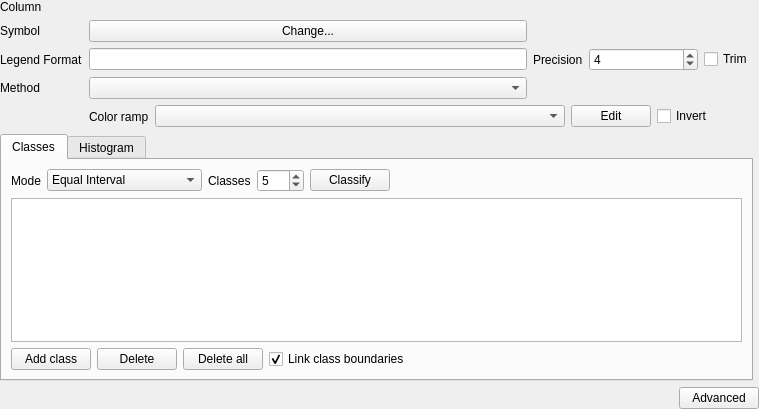
<?xml version="1.0" encoding="UTF-8"?>
<ui version="4.0">
 <class>GraduatedSymbolRendererV2Widget</class>
 <widget class="QWidget" name="GraduatedSymbolRendererV2Widget">
  <property name="geometry">
   <rect>
    <x>0</x>
    <y>0</y>
    <width>759</width>
    <height>409</height>
   </rect>
  </property>
  <layout class="QGridLayout" name="gridLayout" rowstretch="0,1,0">
   <property name="leftMargin">
    <number>0</number>
   </property>
   <property name="topMargin">
    <number>0</number>
   </property>
   <property name="rightMargin">
    <number>0</number>
   </property>
   <property name="bottomMargin">
    <number>0</number>
   </property>
   <item row="1" column="0">
    <widget class="QTabWidget" name="tabWidget">
     <property name="currentIndex">
      <number>0</number>
     </property>
     <widget class="QWidget" name="tab">
      <attribute name="title">
       <string>Classes</string>
      </attribute>
      <layout class="QVBoxLayout" name="verticalLayout">
       <item>
        <layout class="QHBoxLayout" name="horizontalLayout_5">
         <item>
          <widget class="QLabel" name="label_8">
           <property name="text">
            <string>Mode</string>
           </property>
           <property name="buddy">
            <cstring>cboGraduatedMode</cstring>
           </property>
          </widget>
         </item>
         <item>
          <widget class="QComboBox" name="cboGraduatedMode">
           <item>
            <property name="text">
             <string>Equal Interval</string>
            </property>
           </item>
           <item>
            <property name="text">
             <string>Quantile (Equal Count)</string>
            </property>
           </item>
           <item>
            <property name="text">
             <string>Natural Breaks (Jenks)</string>
            </property>
           </item>
           <item>
            <property name="text">
             <string>Standard Deviation</string>
            </property>
           </item>
           <item>
            <property name="text">
             <string>Pretty Breaks</string>
            </property>
           </item>
          </widget>
         </item>
         <item>
          <widget class="QLabel" name="label_5">
           <property name="text">
            <string>Classes</string>
           </property>
           <property name="buddy">
            <cstring>spinGraduatedClasses</cstring>
           </property>
          </widget>
         </item>
         <item>
          <widget class="QSpinBox" name="spinGraduatedClasses">
           <property name="sizePolicy">
            <sizepolicy hsizetype="Minimum" vsizetype="Fixed">
             <horstretch>0</horstretch>
             <verstretch>0</verstretch>
            </sizepolicy>
           </property>
           <property name="minimum">
            <number>1</number>
           </property>
           <property name="maximum">
            <number>999</number>
           </property>
           <property name="value">
            <number>5</number>
           </property>
          </widget>
         </item>
         <item>
          <widget class="QPushButton" name="btnGraduatedClassify">
           <property name="text">
            <string>Classify</string>
           </property>
          </widget>
         </item>
         <item>
          <spacer name="horizontalSpacer_4">
           <property name="orientation">
            <enum>Qt::Horizontal</enum>
           </property>
           <property name="sizeHint" stdset="0">
            <size>
             <width>40</width>
             <height>20</height>
            </size>
           </property>
          </spacer>
         </item>
        </layout>
       </item>
       <item>
        <widget class="QTreeView" name="viewGraduated">
         <property name="contextMenuPolicy">
          <enum>Qt::CustomContextMenu</enum>
         </property>
         <property name="showDropIndicator" stdset="0">
          <bool>true</bool>
         </property>
         <property name="dragDropMode">
          <enum>QAbstractItemView::InternalMove</enum>
         </property>
         <property name="selectionMode">
          <enum>QAbstractItemView::ExtendedSelection</enum>
         </property>
         <property name="rootIsDecorated">
          <bool>false</bool>
         </property>
         <property name="itemsExpandable">
          <bool>false</bool>
         </property>
         <property name="sortingEnabled">
          <bool>true</bool>
         </property>
        </widget>
       </item>
       <item>
        <layout class="QHBoxLayout" name="horizontalLayout_3">
         <item>
          <widget class="QPushButton" name="btnGraduatedAdd">
           <property name="text">
            <string>Add class</string>
           </property>
          </widget>
         </item>
         <item>
          <widget class="QPushButton" name="btnGraduatedDelete">
           <property name="text">
            <string>Delete</string>
           </property>
          </widget>
         </item>
         <item>
          <widget class="QPushButton" name="btnDeleteAllClasses">
           <property name="text">
            <string>Delete all</string>
           </property>
          </widget>
         </item>
         <item>
          <widget class="QCheckBox" name="cbxLinkBoundaries">
           <property name="text">
            <string>Link class boundaries</string>
           </property>
           <property name="checked">
            <bool>true</bool>
           </property>
          </widget>
         </item>
         <item>
          <spacer name="horizontalSpacer_2">
           <property name="orientation">
            <enum>Qt::Horizontal</enum>
           </property>
           <property name="sizeHint" stdset="0">
            <size>
             <width>40</width>
             <height>20</height>
            </size>
           </property>
          </spacer>
         </item>
        </layout>
       </item>
      </layout>
     </widget>
     <widget class="QWidget" name="tab_2">
      <attribute name="title">
       <string>Histogram</string>
      </attribute>
      <layout class="QVBoxLayout" name="verticalLayout_2" stretch="0">
       <item>
        <widget class="QgsGraduatedHistogramWidget" name="mHistogramWidget" native="true"/>
       </item>
      </layout>
     </widget>
    </widget>
   </item>
   <item row="2" column="0" colspan="2">
    <layout class="QHBoxLayout" name="_2">
     <item>
      <spacer>
       <property name="orientation">
        <enum>Qt::Horizontal</enum>
       </property>
       <property name="sizeHint" stdset="0">
        <size>
         <width>40</width>
         <height>20</height>
        </size>
       </property>
      </spacer>
     </item>
     <item>
      <widget class="QPushButton" name="btnAdvanced">
       <property name="text">
        <string>Advanced</string>
       </property>
      </widget>
     </item>
    </layout>
   </item>
   <item row="0" column="0" colspan="2">
    <layout class="QGridLayout" columnstretch="0,3,0,0,1,0">
     <property name="rightMargin">
      <number>6</number>
     </property>
     <item row="2" column="1" colspan="2">
      <widget class="QLineEdit" name="txtLegendFormat">
       <property name="toolTip">
        <string>Template for the legend text associated with each classification.  
Use &quot;%1&quot; for the lower bound of the classification, and &quot;%2&quot; for the upper bound.</string>
       </property>
       <property name="alignment">
        <set>Qt::AlignLeading|Qt::AlignLeft|Qt::AlignVCenter</set>
       </property>
      </widget>
     </item>
     <item row="2" column="4">
      <layout class="QHBoxLayout" name="horizontalLayout_7">
       <item>
        <widget class="QSpinBox" name="spinPrecision">
         <property name="sizePolicy">
          <sizepolicy hsizetype="Minimum" vsizetype="Fixed">
           <horstretch>0</horstretch>
           <verstretch>0</verstretch>
          </sizepolicy>
         </property>
         <property name="toolTip">
          <string>Precision of upper and lower values in label text.
Positive is number of decimal places
Negative rounds to powers of 10</string>
         </property>
         <property name="minimum">
          <number>0</number>
         </property>
         <property name="maximum">
          <number>10</number>
         </property>
         <property name="value">
          <number>4</number>
         </property>
        </widget>
       </item>
      </layout>
     </item>
     <item row="0" column="0">
      <widget class="QLabel" name="label_4">
       <property name="text">
        <string>Column</string>
       </property>
      </widget>
     </item>
     <item row="0" column="1" colspan="2">
      <widget class="QgsFieldExpressionWidget" name="mExpressionWidget" native="true">
       <property name="minimumSize">
        <size>
         <width>10</width>
         <height>0</height>
        </size>
       </property>
       <property name="maximumSize">
        <size>
         <width>500</width>
         <height>16777215</height>
        </size>
       </property>
       <property name="focusPolicy">
        <enum>Qt::StrongFocus</enum>
       </property>
      </widget>
     </item>
     <item row="1" column="1" colspan="2">
      <widget class="QPushButton" name="btnChangeGraduatedSymbol">
       <property name="sizePolicy">
        <sizepolicy hsizetype="Minimum" vsizetype="Fixed">
         <horstretch>1</horstretch>
         <verstretch>0</verstretch>
        </sizepolicy>
       </property>
       <property name="text">
        <string>Change...</string>
       </property>
      </widget>
     </item>
     <item row="2" column="3">
      <widget class="QLabel" name="label_16">
       <property name="text">
        <string>Precision</string>
       </property>
       <property name="buddy">
        <cstring>spinPrecision</cstring>
       </property>
      </widget>
     </item>
     <item row="1" column="0">
      <widget class="QLabel" name="label_6">
       <property name="text">
        <string>Symbol</string>
       </property>
       <property name="buddy">
        <cstring>btnChangeGraduatedSymbol</cstring>
       </property>
      </widget>
     </item>
     <item row="3" column="0">
      <widget class="QLabel" name="label_3">
       <property name="text">
        <string>Method</string>
       </property>
      </widget>
     </item>
     <item row="2" column="0">
      <widget class="QLabel" name="label">
       <property name="text">
        <string>Legend Format</string>
       </property>
       <property name="alignment">
        <set>Qt::AlignLeading|Qt::AlignLeft|Qt::AlignVCenter</set>
       </property>
       <property name="buddy">
        <cstring>txtLegendFormat</cstring>
       </property>
      </widget>
     </item>
     <item row="3" column="1" colspan="2">
      <widget class="QComboBox" name="methodComboBox">
       <property name="toolTip">
        <string>&lt;html&gt;&lt;head/&gt;&lt;body&gt;&lt;p&gt;Choose between color and size graduation. &lt;/p&gt;&lt;p&gt;&lt;br/&gt;&lt;/p&gt;&lt;p&gt;If you want to combine both, use a data-defined size for the symbol and graduate by color.&lt;/p&gt;&lt;/body&gt;&lt;/html&gt;</string>
       </property>
      </widget>
     </item>
     <item row="2" column="5">
      <widget class="QCheckBox" name="cbxTrimTrailingZeroes">
       <property name="toolTip">
        <string>Check to remove trailing zeroes after the decimal point from the upper and lower values in the legend.</string>
       </property>
       <property name="text">
        <string>Trim</string>
       </property>
      </widget>
     </item>
     <item row="4" column="1" colspan="5">
      <widget class="QStackedWidget" name="mMethodStackedWidget">
       <property name="sizePolicy">
        <sizepolicy hsizetype="Preferred" vsizetype="Minimum">
         <horstretch>0</horstretch>
         <verstretch>0</verstretch>
        </sizepolicy>
       </property>
       <property name="maximumSize">
        <size>
         <width>16777215</width>
         <height>50</height>
        </size>
       </property>
       <property name="currentIndex">
        <number>0</number>
       </property>
       <widget class="QWidget" name="page">
        <layout class="QHBoxLayout" name="horizontalLayout_2" stretch="0,1,0,0,0">
         <property name="leftMargin">
          <number>0</number>
         </property>
         <property name="topMargin">
          <number>0</number>
         </property>
         <property name="rightMargin">
          <number>0</number>
         </property>
         <property name="bottomMargin">
          <number>0</number>
         </property>
         <item>
          <widget class="QLabel" name="label_7">
           <property name="text">
            <string>Color ramp</string>
           </property>
           <property name="buddy">
            <cstring>cboGraduatedColorRamp</cstring>
           </property>
          </widget>
         </item>
         <item>
          <widget class="QgsColorRampComboBox" name="cboGraduatedColorRamp"/>
         </item>
         <item>
          <widget class="QPushButton" name="mButtonEditRamp">
           <property name="text">
            <string>Edit</string>
           </property>
          </widget>
         </item>
         <item>
          <widget class="QCheckBox" name="cbxInvertedColorRamp">
           <property name="text">
            <string>Invert</string>
           </property>
          </widget>
         </item>
         <item>
          <spacer name="horizontalSpacer">
           <property name="orientation">
            <enum>Qt::Horizontal</enum>
           </property>
           <property name="sizeHint" stdset="0">
            <size>
             <width>40</width>
             <height>20</height>
            </size>
           </property>
          </spacer>
         </item>
        </layout>
       </widget>
       <widget class="QWidget" name="page_2">
        <layout class="QHBoxLayout" name="horizontalLayout" stretch="0,1,0,1,1">
         <property name="leftMargin">
          <number>0</number>
         </property>
         <property name="topMargin">
          <number>0</number>
         </property>
         <property name="rightMargin">
          <number>0</number>
         </property>
         <property name="bottomMargin">
          <number>0</number>
         </property>
         <item>
          <widget class="QLabel" name="label_10">
           <property name="text">
            <string>Size from </string>
           </property>
           <property name="buddy">
            <cstring>cboGraduatedColorRamp</cstring>
           </property>
          </widget>
         </item>
         <item>
          <widget class="QgsDoubleSpinBox" name="minSizeSpinBox">
           <property name="decimals">
            <number>6</number>
           </property>
           <property name="maximum">
            <double>999999999.000000000000000</double>
           </property>
           <property name="singleStep">
            <double>0.200000000000000</double>
           </property>
           <property name="value">
            <double>1.000000000000000</double>
           </property>
           <property name="showClearButton" stdset="0">
            <bool>false</bool>
           </property>
          </widget>
         </item>
         <item>
          <widget class="QLabel" name="label_2">
           <property name="text">
            <string>to</string>
           </property>
          </widget>
         </item>
         <item>
          <widget class="QgsDoubleSpinBox" name="maxSizeSpinBox">
           <property name="decimals">
            <number>6</number>
           </property>
           <property name="maximum">
            <double>999999999.000000000000000</double>
           </property>
           <property name="singleStep">
            <double>0.200000000000000</double>
           </property>
           <property name="value">
            <double>10.000000000000000</double>
           </property>
           <property name="showClearButton" stdset="0">
            <bool>false</bool>
           </property>
          </widget>
         </item>
         <item>
          <widget class="QgsUnitSelectionWidget" name="mSizeUnitWidget" native="true">
           <property name="minimumSize">
            <size>
             <width>14</width>
             <height>0</height>
            </size>
           </property>
           <property name="focusPolicy">
            <enum>Qt::StrongFocus</enum>
           </property>
          </widget>
         </item>
        </layout>
       </widget>
      </widget>
     </item>
    </layout>
   </item>
  </layout>
 </widget>
 <customwidgets>
  <customwidget>
   <class>QgsFieldExpressionWidget</class>
   <extends>QWidget</extends>
   <header location="global">qgsfieldexpressionwidget.h</header>
   <container>1</container>
  </customwidget>
  <customwidget>
   <class>QgsColorRampComboBox</class>
   <extends>QComboBox</extends>
   <header>qgscolorrampcombobox.h</header>
  </customwidget>
  <customwidget>
   <class>QgsDoubleSpinBox</class>
   <extends>QDoubleSpinBox</extends>
   <header>qgsdoublespinbox.h</header>
  </customwidget>
  <customwidget>
   <class>QgsUnitSelectionWidget</class>
   <extends>QWidget</extends>
   <header>qgsunitselectionwidget.h</header>
   <container>1</container>
  </customwidget>
  <customwidget>
   <class>QgsGraduatedHistogramWidget</class>
   <extends>QWidget</extends>
   <header>qgsgraduatedhistogramwidget.h</header>
   <container>1</container>
  </customwidget>
 </customwidgets>
 <tabstops>
  <tabstop>mExpressionWidget</tabstop>
  <tabstop>btnChangeGraduatedSymbol</tabstop>
  <tabstop>txtLegendFormat</tabstop>
  <tabstop>spinPrecision</tabstop>
  <tabstop>cbxTrimTrailingZeroes</tabstop>
  <tabstop>methodComboBox</tabstop>
  <tabstop>cboGraduatedColorRamp</tabstop>
  <tabstop>mButtonEditRamp</tabstop>
  <tabstop>cbxInvertedColorRamp</tabstop>
  <tabstop>tabWidget</tabstop>
  <tabstop>cboGraduatedMode</tabstop>
  <tabstop>spinGraduatedClasses</tabstop>
  <tabstop>btnGraduatedClassify</tabstop>
  <tabstop>viewGraduated</tabstop>
  <tabstop>btnGraduatedAdd</tabstop>
  <tabstop>btnGraduatedDelete</tabstop>
  <tabstop>btnDeleteAllClasses</tabstop>
  <tabstop>cbxLinkBoundaries</tabstop>
  <tabstop>maxSizeSpinBox</tabstop>
  <tabstop>mSizeUnitWidget</tabstop>
  <tabstop>btnAdvanced</tabstop>
  <tabstop>minSizeSpinBox</tabstop>
 </tabstops>
 <resources/>
 <connections/>
</ui>
